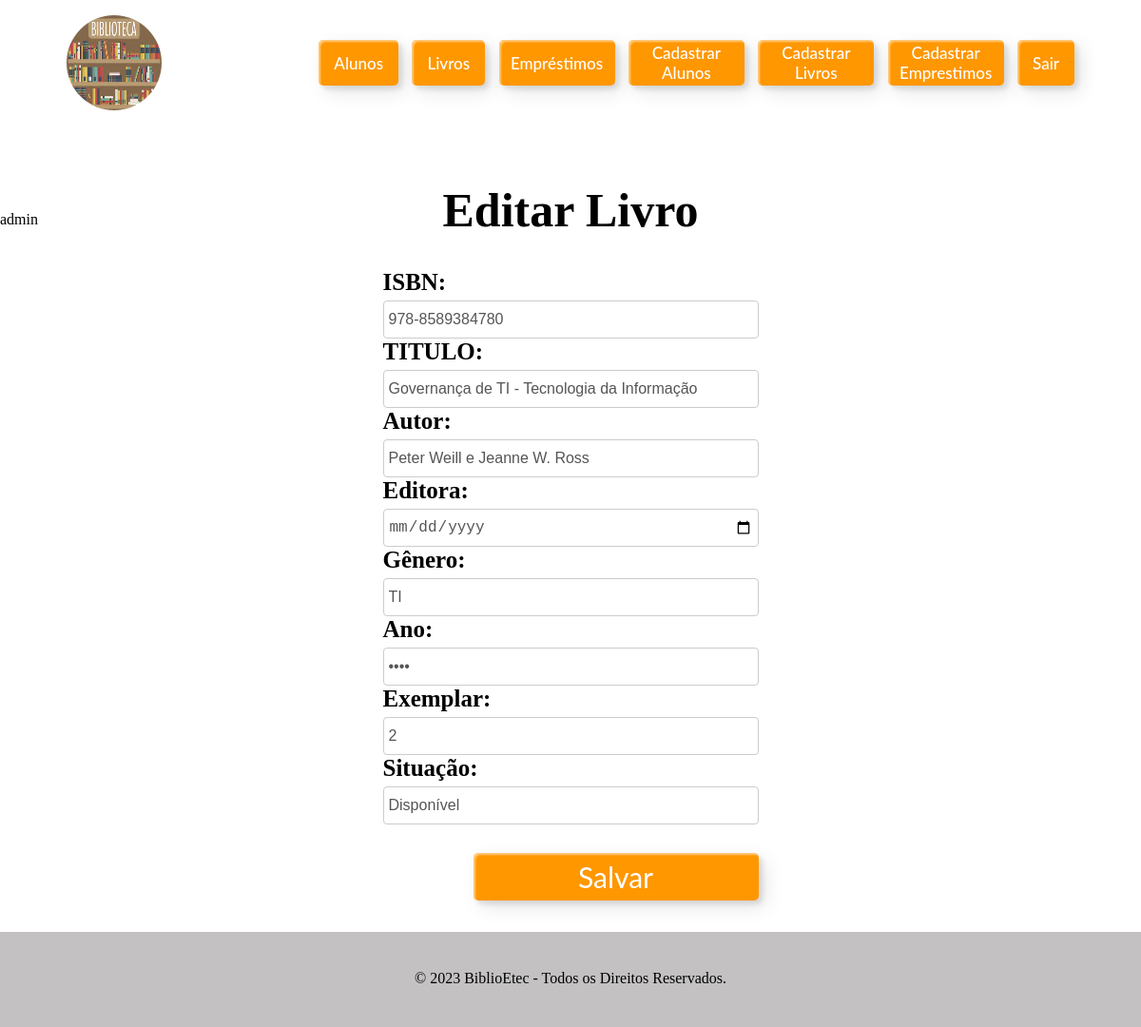
Screenshot of /BIBLIOTEC/views/cadastros/livro.php?id_livro=1 (signed in) with the database file from the repository.
### tables this page shows
CREATE TABLE LIVRO(
	ID_LIVRO INT auto_increment primary key,
	ISBN CHAR(17) NOT NULL,  
    TITULO VARCHAR(80) NOT NULL,
    AUTOR VARCHAR(100) NOT NULL, 
    EDITORA VARCHAR(80) NOT NULL,
    GENERO VARCHAR(40),
    ANO YEAR NOT NULL,
    EXEMPLAR INT NOT NULL,
    SITUACAO VARCHAR(30) NOT NULL
);

### bibliotec/config.php (called while the page is built, shortened)
<?php
function url_base() {
    return 'http://localhost:8080/BIBLIOTEC';
}
require 'db/db.php';

### bibliotec/db/db.php (called while the page is built, shortened)
<?php
function query($sql, $conexao) {
    $consulta = mysqli_query($conexao, $sql);
    return $consulta;
}
$conexao = mysqli_connect(DB_SERVIDOR, DB_USUARIO, DB_SENHA, DB_NOME);
$consulta_livros = query("SELECT * FROM LIVRO", $conexao);
?>

### bibliotec/views/Cadastros/livro.php (the view, shortened to what this page needs)
<?php
    require '../../config.php';
    require '../componentes/header.php';
    if(isset($_SESSION['login'])) {
        echo $_SESSION['usuario'];
?>
<link href="<?php echo url_base(); ?>/css/form.css" rel="stylesheet" type="text/css" />
<main class="container2">
    <?php if (!isset($_GET['id_livro'])) { ?>
    <form method="POST" action="<?php echo url_base(); ?>/actions/action-cadastro-livros.php">
        <center><h1>CADASTRO LIVROS</H1></center>
        <div class="form-group">
            <label for="esolha_isbn">Escolha um ISBN:</label>
            <input
            type="text"
            class="form-control"
            name="fisbn"
            placeholder="123-45678901234"
            />
        </div>
        <div class="form-group">
            <label for="titulo">Título:</label>
            <input
            type="text"
            class="form-control"
            name="ftitulo"
            placeholder="Tudo e possivel"
            />
        </div>
        <div class="form-group">
            <label for="autor">Autor:</label>
            <input
            type="text"
            class="form-control"
            name="fautor"
            placeholder="Eduardo Camilo"
            />
        </div>
        <div class="form-group">
            <label for="editora">Editora:</label>
            <input
            type="text"
            class="form-control"
            name="feditora"
            placeholder="Da esquina"
            />
        </div>
        <div class="form-group">
            <label for="genero">Gênero:</label>
            <input
            type="text"
            class="form-control"
            name="fgenero"
            placeholder="Romance"
            />
        </div>
        <div class="form-group">
            <label for="ano">Ano:</label>
            <input
            type="text"
            class="form-control"
            name="fano"
            placeholder="2020"
            />
        </div>
        <div class="form-group">
            <label for="exemplar">Exemplar:</label>
            <input
            type="text"
            class="form-control"
            name="fexemplar"
            placeholder="nº 12"
            />
        </div>
        <div class="form-group">
            <label for="situacao">Situação:</label>
            <input
            type="text"
            class="form-control"
            name="fsituacao"
            placeholder="Em atraso"
            />
        </div>
        <button type="submit" value="Cadastrar" class="custom-btn-2 btn-14-2" style="width: 900px">
            salvar
        </button>
    </form>
        <?php } else  {
    while ($linha = mysqli_fetch_array($consulta_livros)) {
        if ($_GET['id_livro'] == $linha['ID_LIVRO']) {
?>
            <form method="POST" action="<?php echo url_base(); ?>/actions/livro/editar.php">
                <center><h1>Editar Livro</h1></center>
                <div class="form-group">
                    <label for="esolha_isbn" >ISBN:</label>
                    <input
                        type="text"
                        class="form-control"
                        name="fisbn"
                        value="<?php echo $linha['ISBN']; ?>"
                    />
                </div>
                <div class="form-group">
                    <label for="titulo">TITULO:</label>
                    <input
                        type="text"
                        class="form-control"
                        name="ftitulo"
                        value="<?php echo $linha['TITULO']; ?>"
                    />
                </div>
                <div class="form-group">
                    <label for="autor">Autor:</label>
                    <input
                        type="text"
                        class="form-control"
                        name="fautor"
                        value="<?php echo $linha['AUTOR']; ?>"
                    />
                </div>
                <div class="form-group">
                    <label for="editora">Editora:</label>
                    <input
                        type="date"
                        class="form-control"
                        name="feditora"
                        value="<?php echo $linha['EDITORA']; ?>"
                    />
                </div>
                <div class="form-group">
                    <label for="genero">Gênero:</label>
                    <input
                        type="text"
                        class="form-control"
                        name="fgenero"
                        value="<?php echo $linha['GENERO']; ?>"
                    />
                </div>
                <div class="form-group">
                    <label for="ano">Ano:</label>
                    <input
                        type="password"
                        class="form-control"
                        name="fano"
                        value="<?php echo $linha['ANO']; ?>"
                    />
                </div>
                <div class="form-group">
                    <label for="exemplar">Exemplar:</label>
                    <input
                        type="text"
                        class="form-control"
                        name="fexemplar"
                        value="<?php echo $linha['EXEMPLAR']; ?>"
                    />
                </div>
                <div class="form-group">
                    <label for="situacao">Situação:</label>
                    <input
                        type="text"
                        class="form-control"
                        name="fsituacao"
                        value="<?php echo $linha['SITUACAO']; ?>"
                    />
                </div>
                <button type="submit" value="Cadastrar" class="custom-btn-2 btn-14-2" style="width: 900px">
                    Salvar
                </button>
            </form>
    <?php
        }
    }
}
?>
</main>
<?php
} else {
    header('location: ../../index.php') ;
    }
?>
<?php
    require '../componentes/footer.php';
?>

### bibliotec/css/style.css (style rules this page uses)
main { height: 100vh; }
.form-group label { display: block; font-weight: bold; margin-bottom: 5px; }
.form-control { display: block; width: 100%; height: 40px; padding: 5px; font-size: 16px; line-height: 1.5; color: #555; background-color: #fff; background-image: none; border: 1px solid #ccc; border-radius: 4px; }
form { border-radius: 4%; padding: 15px; background-color: rgba(255,255,255,.5); font-size: 25px; }
button { margin-left: 95px; margin-top: 30px; }
.container2 { width: 100%; height: 650px; background: #ffffff; display: flex; flex-direction: row; justify-content: center; align-items: center; }
.custom-btn-2 { max-width: 300px; height: 50px; color: #fff; border-radius: 5px; padding: 10px 25px; font-family: 'Lato', sans-serif; font-size: 30px; font-weight: 500px; justify-content: center; align-items: center; background: transparent; cursor: pointer; transition: all 0.3s ease; position: relative; display: flex; gap: 1rem; box-shadow:inset 2px 2px 2px 0px rgba(255,255,255,.5), 7px 7px 20px 0px rgba(0,0,0,.1), 4px 4px 5px 0px rgba(0,0,0,.1); outline: none; }

### bibliotec/css/form.css (style rules this page uses)
.form-group label { display: block; font-weight: bold; margin-bottom: 5px; }
.form-control { display: block; width: 100%; height: 40px; padding: 5px; font-size: 16px; line-height: 1.5; color: #555; background-color: #fff; background-image: none; border: 1px solid #ccc; border-radius: 4px; }
form { border-radius: 4%; padding: 15px; background-color: rgba(255,255,255,.5); font-size: 25px; }
button { margin-left: 95px; margin-top: 30px; }
.container2 { width: 100%; height: 650px; background: #ffffff; display: flex; flex-direction: row; justify-content: center; align-items: center; }
.custom-btn-2 { max-width: 300px; height: 50px; color: #fff; border-radius: 5px; padding: 10px 25px; font-family: 'Lato', sans-serif; font-size: 30px; font-weight: 500px; justify-content: center; align-items: center; background: transparent; cursor: pointer; transition: all 0.3s ease; position: relative; display: flex; gap: 1rem; box-shadow:inset 2px 2px 2px 0px rgba(255,255,255,.5), 7px 7px 20px 0px rgba(0,0,0,.1), 4px 4px 5px 0px rgba(0,0,0,.1); outline: none; }
.btn-14-2 { background: rgb(255,151,0); border: none; z-index: 1; }
.btn-14-2:after { position: absolute; content: ""; width: 100%; height: 0; top: 0; left: 0; z-index: -1; border-radius: 5px; background-color: #eaf818; background-image: linear-gradient(315deg, #eaf818 0%, #f6fc9c 74%); box-shadow:inset 2px 2px 2px 0px rgba(255,255,255,.5) 7px 7px 20px 0px rgba(0,0,0,.1), 4px 4px 5px 0px rgba(0,0,0,.1); transition: all 0.3s ease; }

### rows the page displays
livro: fisbn "978-8589384780", ftitulo "Governança de TI - Tecnologia da Informação", fautor "Peter Weill e Jeanne W. Ross", fgenero "TI", fexemplar "2", fsituacao "Disponível"

### other values shown
$_SESSION['usuario'] "admin"
